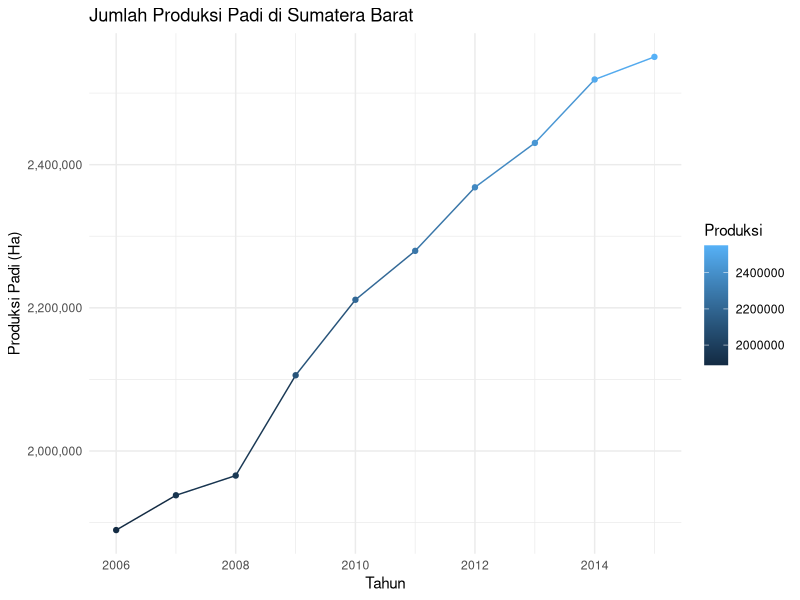
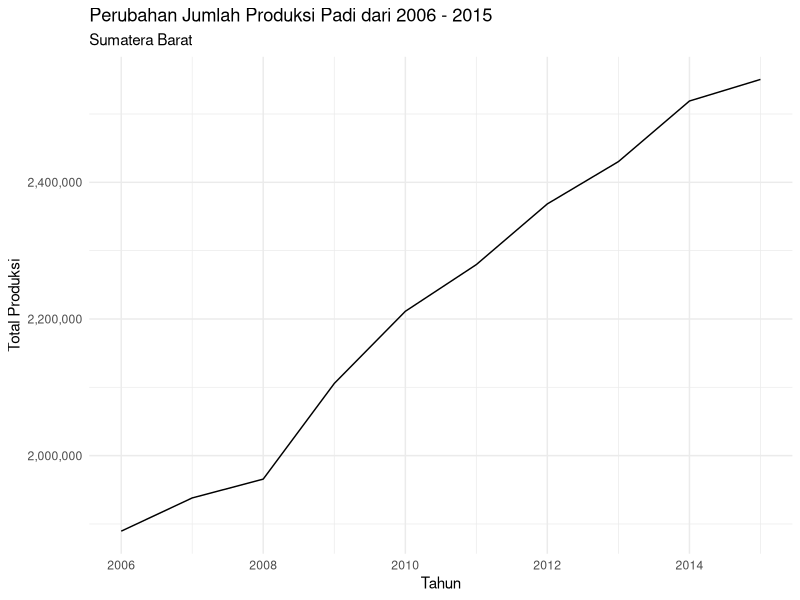

The R script that drew these images, in order: (Note: this script raises an error after producing the figures.)
## ---- chunk 1
# library manipulasi data
library(tidyverse)
# library Untuk partisi dataset
library(caret) 
# library untuk evaluasi model
library(Metrics)
# library untuk import excel
library(readxl)
# library untuk model Random Forest
library(randomForest)
# library untuk model SVR
library(e1071)
## ---- chunk 2
Iklim <- read_excel("dataset/Dataset Tanaman Pangan dan Iklim di Indonesia (2006-2015).xlsx")
Iklim
## ---- chunk 3
# Menampilkan 6 data teratas
head(Iklim)
## ---- chunk 4
# Menampilkan 6 data terbawah
tail(Iklim)
## ---- chunk 5
glimpse(Iklim)
## ---- chunk 6
# Merubah type Tahun menjadi Date
Iklim$Tahun <- make_date(Iklim$Tahun)
glimpse(Iklim)
tail(Iklim)
head(Iklim)
## ---- chunk 7
# Menampilkan variabel dengan baris kosong
glimpse(Iklim)
colSums(is.na(Iklim))
## ---- chunk 8
# Menghapus data NA'S
iklim_clean <- na.omit(Iklim)
colSums(is.na(iklim_clean))
summary(iklim_clean)
## ---- chunk 9
glimpse(iklim_clean)
## ---- chunk 10
Jagung <- filter(iklim_clean, Jenis_Komoditi == "Jagung", Provinsi == "SUMATERA BARAT")
Jagung

## ---- chunk 11
KacangHijau <- filter(iklim_clean, Jenis_Komoditi == "Kacang Hijau", Provinsi == "SUMATERA BARAT")
KacangHijau
## ---- chunk 12
KacangKedelai <- filter(iklim_clean, Jenis_Komoditi == "Kedelai", Provinsi == "SUMATERA BARAT")
KacangKedelai
## ---- chunk 13
KacangTanah <- filter(iklim_clean, Jenis_Komoditi == "Kacang Tanah", Provinsi == "SUMATERA BARAT")
KacangTanah
## ---- chunk 14
UbiJalar <- filter(iklim_clean, Jenis_Komoditi == "Ubi Jalar", Provinsi == "SUMATERA BARAT")
UbiJalar

## ---- chunk 15
UbiKayu <- filter(iklim_clean, Jenis_Komoditi == "Ubi Kayu", Provinsi == "SUMATERA BARAT")
UbiKayu
## ---- chunk 16
Padi <- filter(iklim_clean, Jenis_Komoditi == "Padi", Provinsi == "SUMATERA BARAT")
Padi
## ---- chunk 17
plot_padi <- ggplot(Padi, aes(x = Tahun, y = Produksi, color = Produksi)) +
  geom_line() +
  geom_point() +
  labs(title = "Jumlah Produksi Padi di Sumatera Barat", x = "Tahun", y = "Produksi Padi (Ha)") +
  scale_y_continuous(labels = scales::comma) +
  theme_minimal() +
  theme(legend.position = "right")
plot_padi
## ---- chunk 18
# Hitung Pearson correlation coefficient
correlation_luaspanen <- cor(Padi$Luas_Panen, Padi$Produksi)

# Nilai correlation coefficient
cat("Koefisien Korelasi Pearson Luas Panen dan Produksi:", correlation_luaspanen)
## ---- chunk 19
# Hitung Pearson correlation coefficient
correlation_kecepatanangin <- cor(Padi$Kecepatan_Angin, Padi$Produksi)

# Nilai correlation coefficient
cat("Koefisien Korelasi Pearson Kecepatan Angin dan Produksi:", correlation_kecepatanangin)
## ---- chunk 20
# Hitung Pearson correlation coefficient
correlation_kelembapan <- cor(Padi$Kelembapan, Padi$Produksi)

# Nilai correlation coefficient
cat("Koefisien Korelasi Pearson kelembapan dan Produksi:", correlation_kelembapan)
## ---- chunk 21
# Hitung Pearson correlation coefficient
correlation_suhu <- cor(Padi$Suhu, Padi$Produksi)

# Nilai correlation coefficient
cat("Koefisien Korelasi Pearson suhu dan Produksi:", correlation_suhu)
## ---- chunk 22
# Hitung Pearson correlation coefficient
correlation_tekananudara <- cor(Padi$Tekanan_Udara, Padi$Produksi)

# Nilai correlation coefficient
cat("Koefisien Korelasi Pearson tekanan udara dan Produksi:", correlation_tekananudara)
## ---- chunk 23
# Hitung Pearson correlation coefficient
correlation_penyinaranmatahari <- cor(Padi$Penyinaran_Matahari, Padi$Produksi)

# Nilai correlation coefficient
cat("Koefisien Korelasi Pearson Penyinaran Matahari dan Produksi:", correlation_penyinaranmatahari)
## ---- chunk 24
# Menghitung total produksi untuk setiap tahun
summary_padi <- Padi %>%
  group_by(Tahun) %>%
  summarise(TotalProduksi = sum(Produksi))
summary_padi
## ---- chunk 25
# Visulisasi Produksi Padi Sepanjang Tahun 2006-2015
ggplot(summary_padi, aes(x = Tahun, y = TotalProduksi)) +
  geom_line() +
  scale_y_continuous(labels = scales::comma) +
  theme_minimal() +
  labs(title = "Perubahan Jumlah Produksi Padi dari 2006 - 2015",
       subtitle = "Sumatera Barat",
       x = "Tahun",
       y = "Total Produksi")
## ---- chunk 26
set.seed(123)  # Untuk hasil yang dapat direproduksi
splitIndex <- createDataPartition(Padi$Produksi, p = 0.6, list = FALSE)
data_train_Padi <- Padi[splitIndex, ]  # Data pelatihan (60%)
data_test_Padi <- Padi[-splitIndex, ]  # Data pengujian (40%)
data_train_Padi
data_test_Padi 
## ---- chunk 27
# Membuat model RF
rf_model_Padi <- randomForest(Produksi ~ Produktivitas + Luas_Panen + Kecepatan_Angin + Kelembapan + Suhu + Tekanan_Udara + Penyinaran_Matahari, data = data_train, ntree = 1000)
rf_model_Padi
## ---- chunk 28
# Melakukan Prediksi terhadap Data Pengujian
predictions_rf_Padi <- predict(rf_model_Padi, data_test_Padi)
predictions_rf_Padi
## ---- chunk 29
# Visualisasi Hasil
result_data_rf_Padi <- data.frame(Produksi = data_test_Padi$Produksi, Predictions = predictions_rf_Padi)

# Visualisasi Perbandingan Produksi Aktual dengan Hasil Prediksi
ggplot(data = result_data_rf_Padi, aes(x = Produksi, y = Predictions)) +
  geom_point() +
  geom_abline(intercept = 0, slope = 1, color = "red", linetype = "dashed") +
  scale_x_continuous(labels = scales::comma) +
  scale_y_continuous(labels = scales::comma) +
  labs(x = "Produksi Aktual (Ton)", y = "Prediksi Produksi (Ton)") +
  ggtitle("Perbandingan Produksi Aktual dan Prediksi Model RF") +
  theme_minimal()
## ---- chunk 30
# Visualisasi Produksi Aktual dengan Hasil Prediksi
ggplot(data = result_data_rf_Padi, aes(x = 1:length(Produksi))) +
  geom_line(aes(y = Produksi, color = "Aktual"), size = 1) +
  geom_line(aes(y = Predictions, color = "Prediksi"), size = 1) +
  labs(x = "Observasi", y = "Produksi (Ton)") +
  scale_color_manual(values = c("Aktual" = "blue", "Prediksi" = "red")) +
  ggtitle("Perbandingan Produksi Aktual dan Prediksi Model RF") +
  theme_minimal()
## ---- chunk 31
# Visualisasi hasil prediksi dengan sumbu x adalah tahun
result_data_rf2_Padi <- data.frame(Tahun = data_test_Padi$Tahun, Produksi = data_test_Padi$Produksi, Predictions = predictions_rf_Padi)

ggplot(data = result_data_rf2_Padi, aes(x = Tahun)) +
  geom_line(aes(y = Produksi, color = "Aktual"), size = 1) +
  geom_line(aes(y = Predictions, color = "Prediksi"), size = 1) +
  labs(x = "Tahun", y = "Produksi (Ton)") +
  scale_color_manual(values = c("Aktual" = "blue", "Prediksi" = "red")) +
  ggtitle("Perbandingan Produksi Aktual dan Prediksi Model RF") +
  scale_y_continuous(labels = scales::comma) +
  theme_minimal()
## ---- chunk 32
# Ambil variabel yang penting dalam data
importance_rf_Padi <- data.frame(Variable = row.names(importance(rf_model_Padi)),
                              Importance = importance(rf_model_Padi)[, 1])

# Urutkan data berdasarkan derajat variabel penting
importance_rf_Padi <- importance_rf_Padi[order(importance_rf_Padi$Importance, decreasing = TRUE), ]
importance_rf_Padi

# Visualisasi dengan ggplot
ggplot(importance_rf_Padi, aes(x = reorder(Variable, Importance), y = Importance)) +
  geom_bar(stat = "identity", fill = "blue") +
  labs(title = "Variable Importance Plot",
       x = "Variable",
       y = "Importance") +
  theme(axis.text.x = element_text(angle = 45, hjust = 1)) + # Rotating x-axis menjadi mudah dilihat
  theme_minimal()
## ---- chunk 33
# Evaluasi RF Model

# Hitung MAE
mae_value_rf_Padi <- mae(data_test_Padi$Produksi, predictions_rf_Padi)

# Hitung MSE
mse_value_rf_Padi <- mse(data_test_Padi$Produksi, predictions_rf_Padi)

# Hitung RMSE
rmse_value_rf_Padi <- rmse(data_test_Padi$Produksi, predictions_rf_Padi)

# Hitung MAPE
mape_value_rf_Padi <- mape(data_test_Padi$Produksi, predictions_rf_Padi)

# Tampilkan hasil evaluasi
cat(paste("MAE: ", mae_value_rf_Padi, "\n"))
cat(paste("MSE: ", mse_value_rf_Padi, "\n"))
cat(paste("RMSE: ", rmse_value_rf_Padi, "\n"))
cat(paste("MAPE: ", mape_value_rf_Padi, "%\n"))
## ---- chunk 34
# Membuat model SVR
svr_model_Padi <- svm(Produksi ~ Produktivitas + Luas_Panen + Kecepatan_Angin + Kelembapan + Suhu + Tekanan_Udara + Penyinaran_Matahari, data = data_train_Padi, kernel = "radial", cost = 1)
svr_model_Padi
## ---- chunk 35
# Melakukan prediksi dengan Data Testing
predictions_svr_Padi <- predict(svr_model_Padi, data_test_Padi)
predictions_svr_Padi
## ---- chunk 36
# Visualisasi hasil prediksi
result_data_svr_Padi <- data.frame(Produksi = data_test_Padi$Produksi, Predictions = predictions_svr_Padi)

ggplot(data = result_data_svr_Padi, aes(x = Produksi, y = Predictions)) +
  geom_point() +
  geom_abline(intercept = 0, slope = 1, color = "red", linetype = "dashed") +
  labs(x = "Produksi Aktual (Ton)", y = "Prediksi Produksi (Ton)") +
  scale_x_continuous(labels = scales::comma) +
  scale_y_continuous(labels = scales::comma) +
  ggtitle("Perbandingan Produksi Aktual dan Prediksi Model SVR") +
  theme_minimal()
## ---- chunk 37
# Buat grafik garis dengan ggplot2
ggplot(data = result_data_svr_Padi, aes(x = 1:length(Produksi))) +
  geom_line(aes(y = Produksi, color = "Aktual"), size = 1) +
  geom_line(aes(y = Predictions, color = "Prediksi"), size = 1) +
  labs(x = "Observasi", y = "Produksi (Ton)") +
  scale_color_manual(values = c("Aktual" = "blue", "Prediksi" = "red")) +
  ggtitle("Perbandingan Produksi Aktual dan Prediksi Model SVR") +
  scale_y_continuous(labels = scales::comma) +
  theme_minimal()
## ---- chunk 38
# Visualisasi hasil prediksi dengan sumbu x adalah tahun
result_data_svr2_Padi <- data.frame(Tahun = data_test_Padi$Tahun, Produksi = data_test_Padi$Produksi, Predictions = predictions_svr_Padi)

ggplot(data = result_data_svr2_Padi, aes(x = Tahun)) +
  geom_line(aes(y = Produksi, color = "Aktual"), size = 1) +
  geom_line(aes(y = Predictions, color = "Prediksi"), size = 1) +
  labs(x = "Tahun", y = "Produksi (Ton)") +
  scale_color_manual(values = c("Aktual" = "blue", "Prediksi" = "red")) +
  ggtitle("Perbandingan Produksi Aktual dan Prediksi Model SVR") +
  scale_y_continuous(labels = scales::comma) +
  theme_minimal()
## ---- chunk 39
# Evaluasi SVR Model

# Hitung MAE
mae_value_svr_Padi <- mae(data_test_Padi$Produksi, predictions_svr_Padi)

# Hitung MSE
mse_value_svr_Padi <- mse(data_test_Padi$Produksi, predictions_svr_Padi)

# Hitung RMSE
rmse_value_svr_Padi <- rmse(data_test_Padi$Produksi, predictions_svr_Padi)

# Hitung MAPE
mape_value_svr_Padi <- mape(data_test_Padi$Produksi, predictions_svr_Padi)

# Tampilkan hasil evaluasi
cat(paste("MAE: ", mae_value_svr_Padi, "\n"))
cat(paste("MSE: ", mse_value_svr_Padi, "\n"))
cat(paste("RMSE: ", rmse_value_svr_Padi, "\n"))
cat(paste("MAPE: ", mape_value_svr_Padi, "%\n"))
